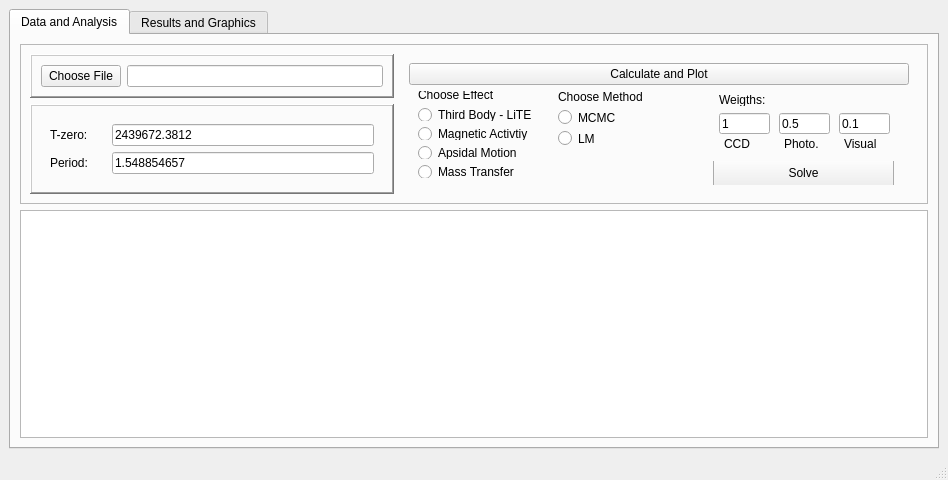
<?xml version="1.0" encoding="UTF-8"?>
<ui version="4.0">
 <class>MainWindow</class>
 <widget class="QMainWindow" name="MainWindow">
  <property name="geometry">
   <rect>
    <x>0</x>
    <y>0</y>
    <width>948</width>
    <height>480</height>
   </rect>
  </property>
  <property name="windowTitle">
   <string>ANGORA</string>
  </property>
  <widget class="QWidget" name="centralwidget">
   <layout class="QVBoxLayout" name="verticalLayout_4">
    <item>
     <widget class="QTabWidget" name="tabWidget">
      <property name="currentIndex">
       <number>0</number>
      </property>
      <widget class="QWidget" name="tab">
       <attribute name="title">
        <string>Data and Analysis</string>
       </attribute>
       <layout class="QVBoxLayout" name="verticalLayout_7">
        <item>
         <widget class="QFrame" name="upper_frame">
          <property name="maximumSize">
           <size>
            <width>16777215</width>
            <height>190</height>
           </size>
          </property>
          <property name="frameShape">
           <enum>QFrame::StyledPanel</enum>
          </property>
          <property name="frameShadow">
           <enum>QFrame::Raised</enum>
          </property>
          <layout class="QHBoxLayout" name="horizontalLayout_3">
           <item>
            <layout class="QVBoxLayout" name="verticalLayout_6">
             <item>
              <widget class="QFrame" name="frame">
               <property name="frameShape">
                <enum>QFrame::WinPanel</enum>
               </property>
               <property name="frameShadow">
                <enum>QFrame::Raised</enum>
               </property>
               <layout class="QHBoxLayout" name="horizontalLayout">
                <item>
                 <widget class="QPushButton" name="dataLoadBut">
                  <property name="text">
                   <string>Choose File</string>
                  </property>
                 </widget>
                </item>
                <item>
                 <widget class="QLineEdit" name="dataPathLine">
                  <property name="minimumSize">
                   <size>
                    <width>150</width>
                    <height>0</height>
                   </size>
                  </property>
                 </widget>
                </item>
               </layout>
              </widget>
             </item>
             <item>
              <widget class="QFrame" name="frame_2">
               <property name="frameShape">
                <enum>QFrame::WinPanel</enum>
               </property>
               <property name="frameShadow">
                <enum>QFrame::Raised</enum>
               </property>
               <layout class="QHBoxLayout" name="horizontalLayout_2">
                <item>
                 <widget class="QFrame" name="frame_4">
                  <property name="frameShape">
                   <enum>QFrame::NoFrame</enum>
                  </property>
                  <property name="frameShadow">
                   <enum>QFrame::Raised</enum>
                  </property>
                  <layout class="QVBoxLayout" name="verticalLayout">
                   <item>
                    <widget class="QLabel" name="label">
                     <property name="text">
                      <string>T-zero:</string>
                     </property>
                    </widget>
                   </item>
                   <item>
                    <widget class="QLabel" name="label_2">
                     <property name="text">
                      <string>Period:</string>
                     </property>
                    </widget>
                   </item>
                  </layout>
                 </widget>
                </item>
                <item>
                 <widget class="QFrame" name="frame_5">
                  <property name="frameShape">
                   <enum>QFrame::NoFrame</enum>
                  </property>
                  <property name="frameShadow">
                   <enum>QFrame::Raised</enum>
                  </property>
                  <layout class="QVBoxLayout" name="verticalLayout_2">
                   <item>
                    <widget class="QLineEdit" name="t0Text">
                     <property name="minimumSize">
                      <size>
                       <width>164</width>
                       <height>0</height>
                      </size>
                     </property>
                     <property name="inputMask">
                      <string/>
                     </property>
                     <property name="text">
                      <string>2439672.3812</string>
                     </property>
                     <property name="placeholderText">
                      <string>Enter T0 number here...</string>
                     </property>
                    </widget>
                   </item>
                   <item>
                    <widget class="QLineEdit" name="periodText">
                     <property name="minimumSize">
                      <size>
                       <width>164</width>
                       <height>0</height>
                      </size>
                     </property>
                     <property name="inputMask">
                      <string/>
                     </property>
                     <property name="text">
                      <string>1.548854657</string>
                     </property>
                     <property name="placeholderText">
                      <string>Enter Period number here...</string>
                     </property>
                    </widget>
                   </item>
                  </layout>
                 </widget>
                </item>
               </layout>
              </widget>
             </item>
            </layout>
           </item>
           <item>
            <layout class="QVBoxLayout" name="verticalLayout_5">
             <item>
              <widget class="QFrame" name="frame_3">
               <property name="minimumSize">
                <size>
                 <width>0</width>
                 <height>0</height>
                </size>
               </property>
               <property name="frameShape">
                <enum>QFrame::NoFrame</enum>
               </property>
               <property name="frameShadow">
                <enum>QFrame::Raised</enum>
               </property>
               <layout class="QVBoxLayout" name="verticalLayout_22">
                <item>
                 <widget class="QPushButton" name="calcPlotBut">
                  <property name="text">
                   <string>Calculate and Plot</string>
                  </property>
                 </widget>
                </item>
                <item>
                 <widget class="QFrame" name="frame_7">
                  <property name="minimumSize">
                   <size>
                    <width>500</width>
                    <height>0</height>
                   </size>
                  </property>
                  <property name="frameShape">
                   <enum>QFrame::NoFrame</enum>
                  </property>
                  <property name="frameShadow">
                   <enum>QFrame::Raised</enum>
                  </property>
                  <widget class="QFrame" name="frame_6">
                   <property name="geometry">
                    <rect>
                     <x>0</x>
                     <y>-12</y>
                     <width>149</width>
                     <height>108</height>
                    </rect>
                   </property>
                   <property name="frameShape">
                    <enum>QFrame::NoFrame</enum>
                   </property>
                   <property name="frameShadow">
                    <enum>QFrame::Raised</enum>
                   </property>
                   <layout class="QVBoxLayout" name="verticalLayout_3">
                    <item>
                     <widget class="QLabel" name="label_4">
                      <property name="text">
                       <string>Choose Effect</string>
                      </property>
                     </widget>
                    </item>
                    <item>
                     <widget class="QRadioButton" name="liteRBut">
                      <property name="text">
                       <string>Third Body - LiTE</string>
                      </property>
                     </widget>
                    </item>
                    <item>
                     <widget class="QRadioButton" name="magneticRBut">
                      <property name="text">
                       <string>Magnetic Activtiy</string>
                      </property>
                     </widget>
                    </item>
                    <item>
                     <widget class="QRadioButton" name="apsidalRBut">
                      <property name="text">
                       <string>Apsidal Motion</string>
                      </property>
                     </widget>
                    </item>
                    <item>
                     <widget class="QRadioButton" name="massRBut">
                      <property name="text">
                       <string>Mass Transfer</string>
                      </property>
                     </widget>
                    </item>
                   </layout>
                  </widget>
                  <widget class="QFrame" name="frame_8">
                   <property name="geometry">
                    <rect>
                     <x>300</x>
                     <y>70</y>
                     <width>191</width>
                     <height>31</height>
                    </rect>
                   </property>
                   <property name="frameShape">
                    <enum>QFrame::NoFrame</enum>
                   </property>
                   <property name="frameShadow">
                    <enum>QFrame::Raised</enum>
                   </property>
                   <widget class="QPushButton" name="solveBut">
                    <property name="enabled">
                     <bool>true</bool>
                    </property>
                    <property name="geometry">
                     <rect>
                      <x>4</x>
                      <y>-4</y>
                      <width>181</width>
                      <height>31</height>
                     </rect>
                    </property>
                    <property name="text">
                     <string>Solve</string>
                    </property>
                    <property name="flat">
                     <bool>false</bool>
                    </property>
                   </widget>
                  </widget>
                  <widget class="QFrame" name="frame_9">
                   <property name="geometry">
                    <rect>
                     <x>140</x>
                     <y>-10</y>
                     <width>116</width>
                     <height>74</height>
                    </rect>
                   </property>
                   <property name="frameShape">
                    <enum>QFrame::NoFrame</enum>
                   </property>
                   <property name="frameShadow">
                    <enum>QFrame::Raised</enum>
                   </property>
                   <layout class="QVBoxLayout" name="verticalLayout_8">
                    <item>
                     <widget class="QLabel" name="label_3">
                      <property name="text">
                       <string>Choose Method</string>
                      </property>
                     </widget>
                    </item>
                    <item>
                     <widget class="QRadioButton" name="mcmcCheck">
                      <property name="text">
                       <string>MCMC</string>
                      </property>
                     </widget>
                    </item>
                    <item>
                     <widget class="QRadioButton" name="lmCheck">
                      <property name="text">
                       <string>LM</string>
                      </property>
                     </widget>
                    </item>
                   </layout>
                  </widget>
                  <widget class="QFrame" name="frame_10">
                   <property name="geometry">
                    <rect>
                     <x>300</x>
                     <y>-8</y>
                     <width>191</width>
                     <height>71</height>
                    </rect>
                   </property>
                   <property name="frameShape">
                    <enum>QFrame::NoFrame</enum>
                   </property>
                   <property name="frameShadow">
                    <enum>QFrame::Raised</enum>
                   </property>
                   <widget class="QLabel" name="label_5">
                    <property name="geometry">
                     <rect>
                      <x>10</x>
                      <y>10</y>
                      <width>56</width>
                      <height>13</height>
                     </rect>
                    </property>
                    <property name="text">
                     <string>Weigths:</string>
                    </property>
                   </widget>
                   <widget class="QLineEdit" name="ccdWLine">
                    <property name="geometry">
                     <rect>
                      <x>10</x>
                      <y>30</y>
                      <width>51</width>
                      <height>21</height>
                     </rect>
                    </property>
                    <property name="text">
                     <string>1</string>
                    </property>
                   </widget>
                   <widget class="QLineEdit" name="pgWLine">
                    <property name="geometry">
                     <rect>
                      <x>70</x>
                      <y>30</y>
                      <width>51</width>
                      <height>21</height>
                     </rect>
                    </property>
                    <property name="text">
                     <string>0.5</string>
                    </property>
                   </widget>
                   <widget class="QLineEdit" name="visWLine">
                    <property name="geometry">
                     <rect>
                      <x>130</x>
                      <y>30</y>
                      <width>51</width>
                      <height>21</height>
                     </rect>
                    </property>
                    <property name="text">
                     <string>0.1</string>
                    </property>
                   </widget>
                   <widget class="QLabel" name="label_6">
                    <property name="geometry">
                     <rect>
                      <x>15</x>
                      <y>53</y>
                      <width>33</width>
                      <height>15</height>
                     </rect>
                    </property>
                    <property name="text">
                     <string>CCD</string>
                    </property>
                   </widget>
                   <widget class="QLabel" name="label_7">
                    <property name="geometry">
                     <rect>
                      <x>75</x>
                      <y>53</y>
                      <width>43</width>
                      <height>15</height>
                     </rect>
                    </property>
                    <property name="text">
                     <string>Photo.</string>
                    </property>
                   </widget>
                   <widget class="QLabel" name="label_8">
                    <property name="geometry">
                     <rect>
                      <x>135</x>
                      <y>53</y>
                      <width>43</width>
                      <height>15</height>
                     </rect>
                    </property>
                    <property name="text">
                     <string>Visual</string>
                    </property>
                   </widget>
                  </widget>
                  <zorder>frame_8</zorder>
                  <zorder>frame_9</zorder>
                  <zorder>frame_6</zorder>
                  <zorder>frame_10</zorder>
                 </widget>
                </item>
               </layout>
              </widget>
             </item>
            </layout>
           </item>
          </layout>
         </widget>
        </item>
        <item>
         <widget class="QTableWidget" name="dataTable">
          <property name="maximumSize">
           <size>
            <width>16777215</width>
            <height>16777215</height>
           </size>
          </property>
          <property name="verticalScrollMode">
           <enum>QAbstractItemView::ScrollPerItem</enum>
          </property>
          <property name="showGrid">
           <bool>true</bool>
          </property>
          <property name="sortingEnabled">
           <bool>false</bool>
          </property>
         </widget>
        </item>
       </layout>
      </widget>
      <widget class="QWidget" name="tab_2">
       <attribute name="title">
        <string>Results and Graphics</string>
       </attribute>
       <layout class="QHBoxLayout" name="horizontalLayout_4">
        <item>
         <widget class="QPlainTextEdit" name="resultsText">
          <property name="minimumSize">
           <size>
            <width>721</width>
            <height>291</height>
           </size>
          </property>
         </widget>
        </item>
        <item>
         <widget class="QFrame" name="frame_32">
          <property name="minimumSize">
           <size>
            <width>141</width>
            <height>291</height>
           </size>
          </property>
          <property name="frameShape">
           <enum>QFrame::StyledPanel</enum>
          </property>
          <property name="frameShadow">
           <enum>QFrame::Raised</enum>
          </property>
          <widget class="QFrame" name="frame_11">
           <property name="geometry">
            <rect>
             <x>0</x>
             <y>0</y>
             <width>141</width>
             <height>61</height>
            </rect>
           </property>
           <property name="frameShape">
            <enum>QFrame::StyledPanel</enum>
           </property>
           <property name="frameShadow">
            <enum>QFrame::Raised</enum>
           </property>
           <layout class="QVBoxLayout" name="verticalLayout_11">
            <item>
             <widget class="QLabel" name="label_9">
              <property name="text">
               <string>X axes</string>
              </property>
             </widget>
            </item>
            <item>
             <widget class="QRadioButton" name="radioButton">
              <property name="text">
               <string>Epoch</string>
              </property>
             </widget>
            </item>
           </layout>
          </widget>
          <widget class="QFrame" name="frame_12">
           <property name="geometry">
            <rect>
             <x>0</x>
             <y>60</y>
             <width>141</width>
             <height>101</height>
            </rect>
           </property>
           <property name="frameShape">
            <enum>QFrame::StyledPanel</enum>
           </property>
           <property name="frameShadow">
            <enum>QFrame::Raised</enum>
           </property>
           <layout class="QVBoxLayout" name="verticalLayout_10">
            <item>
             <widget class="QLabel" name="label_10">
              <property name="text">
               <string>Y axes</string>
              </property>
             </widget>
            </item>
            <item>
             <widget class="QRadioButton" name="radioButton_2">
              <property name="text">
               <string>Fit</string>
              </property>
              <property name="autoExclusive">
               <bool>false</bool>
              </property>
             </widget>
            </item>
            <item>
             <widget class="QRadioButton" name="radioButton_3">
              <property name="text">
               <string>O-C</string>
              </property>
              <property name="autoExclusive">
               <bool>false</bool>
              </property>
             </widget>
            </item>
            <item>
             <widget class="QRadioButton" name="radioButton_4">
              <property name="text">
               <string>Residuals</string>
              </property>
              <property name="autoExclusive">
               <bool>false</bool>
              </property>
             </widget>
            </item>
           </layout>
          </widget>
          <widget class="QFrame" name="frame_13">
           <property name="geometry">
            <rect>
             <x>0</x>
             <y>210</y>
             <width>141</width>
             <height>151</height>
            </rect>
           </property>
           <property name="frameShape">
            <enum>QFrame::StyledPanel</enum>
           </property>
           <property name="frameShadow">
            <enum>QFrame::Raised</enum>
           </property>
           <layout class="QVBoxLayout" name="verticalLayout_9">
            <item>
             <widget class="QPushButton" name="pushButton">
              <property name="text">
               <string>Save Data as...</string>
              </property>
             </widget>
            </item>
            <item>
             <widget class="QPushButton" name="resultPlotBut">
              <property name="text">
               <string>Plot</string>
              </property>
             </widget>
            </item>
            <item>
             <widget class="QPushButton" name="residualsBut">
              <property name="text">
               <string>Continue
with
Residuals</string>
              </property>
             </widget>
            </item>
           </layout>
          </widget>
         </widget>
        </item>
       </layout>
      </widget>
     </widget>
    </item>
   </layout>
  </widget>
  <widget class="QMenuBar" name="menubar">
   <property name="geometry">
    <rect>
     <x>0</x>
     <y>0</y>
     <width>948</width>
     <height>22</height>
    </rect>
   </property>
  </widget>
  <widget class="QStatusBar" name="statusbar"/>
 </widget>
 <resources/>
 <connections>
  <connection>
   <sender>dataLoadBut</sender>
   <signal>clicked()</signal>
   <receiver>MainWindow</receiver>
   <slot>dataLoadGui()</slot>
   <hints>
    <hint type="sourcelabel">
     <x>116</x>
     <y>121</y>
    </hint>
    <hint type="destinationlabel">
     <x>7</x>
     <y>29</y>
    </hint>
   </hints>
  </connection>
  <connection>
   <sender>calcPlotBut</sender>
   <signal>clicked()</signal>
   <receiver>MainWindow</receiver>
   <slot>calcPlot()</slot>
   <hints>
    <hint type="sourcelabel">
     <x>817</x>
     <y>119</y>
    </hint>
    <hint type="destinationlabel">
     <x>375</x>
     <y>36</y>
    </hint>
   </hints>
  </connection>
  <connection>
   <sender>solveBut</sender>
   <signal>clicked()</signal>
   <receiver>MainWindow</receiver>
   <slot>askSolve()</slot>
   <hints>
    <hint type="sourcelabel">
     <x>871</x>
     <y>222</y>
    </hint>
    <hint type="destinationlabel">
     <x>833</x>
     <y>140</y>
    </hint>
   </hints>
  </connection>
 </connections>
 <slots>
  <slot>dataLoadGui()</slot>
  <slot>calcPlot()</slot>
  <slot>askSolve()</slot>
  <slot>openLiteDialog()</slot>
 </slots>
</ui>
